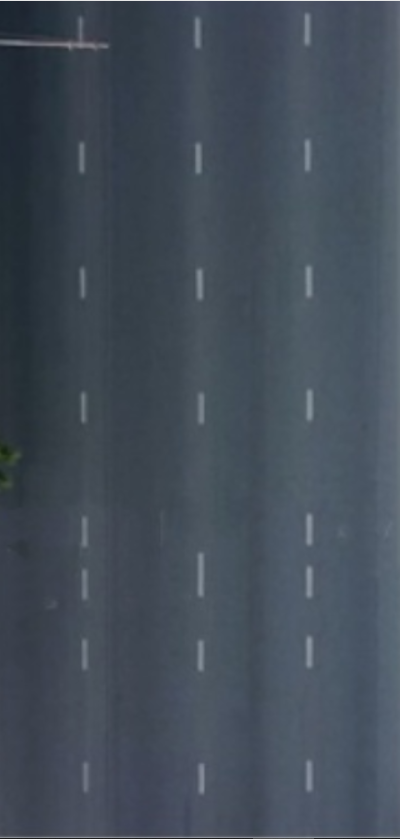
#> input picture mini project/images/f0.png, 400 x 839 px, found by its file name
$ python upgraded.py
#> lines starting #> are read from the running program, lines starting #| are printed output that depends on the picture; after the words box and inside, x2 and y2 are one past the last pixel; in counts of white or black regions, pixels touching at a corner belong together; long printed decimals are rounded
import cv2
import numpy as np
a=cv2.imread("f0.png",cv2.IMREAD_GRAYSCALE)
#> a: shape (839, 400); min 27, max 231, mean 75.1
a=cv2.GaussianBlur(a,(5,5),0)
b=cv2.imread("f9.png",cv2.IMREAD_GRAYSCALE)
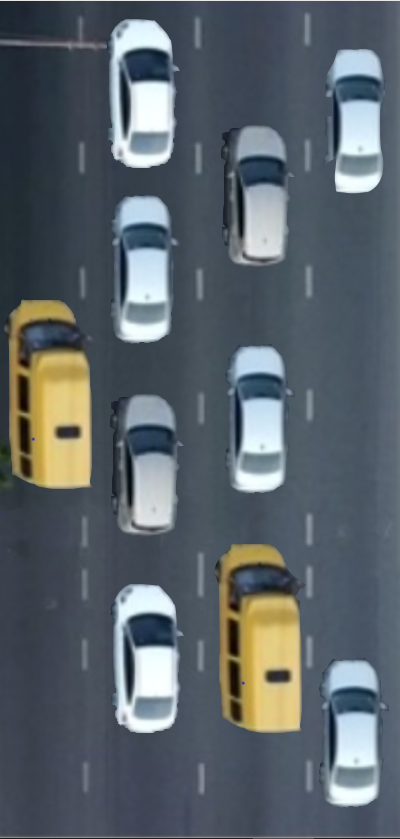
#> input picture mini project/images/f9.png, 400 x 839 px, found by its file name
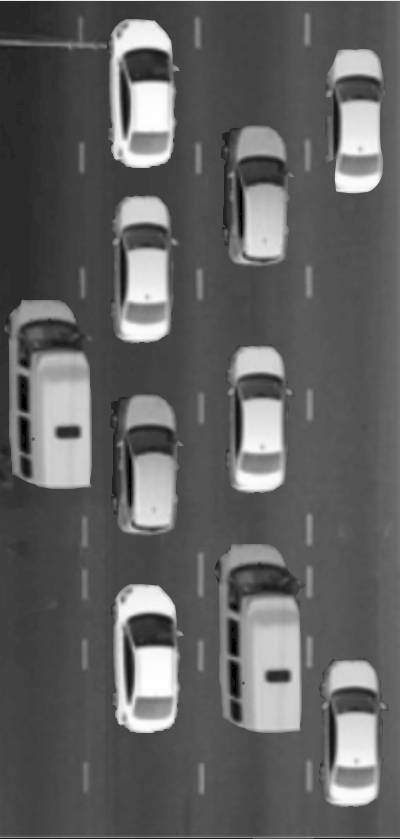
#> b: shape (839, 400); min 0, max 254, mean 97.8
b=cv2.GaussianBlur(b,(5,5),0)


c=cv2.absdiff(a,b)
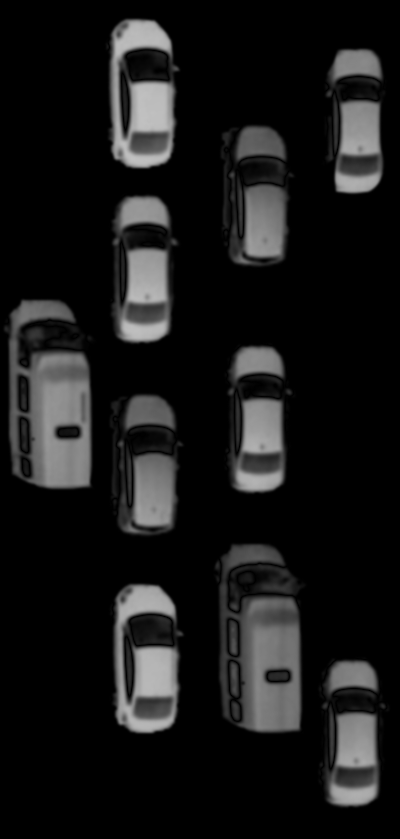
#> c: shape (839, 400); min 0, max 193, mean 24.7
_, c=cv2.threshold(c, 55,255, cv2.THRESH_BINARY)
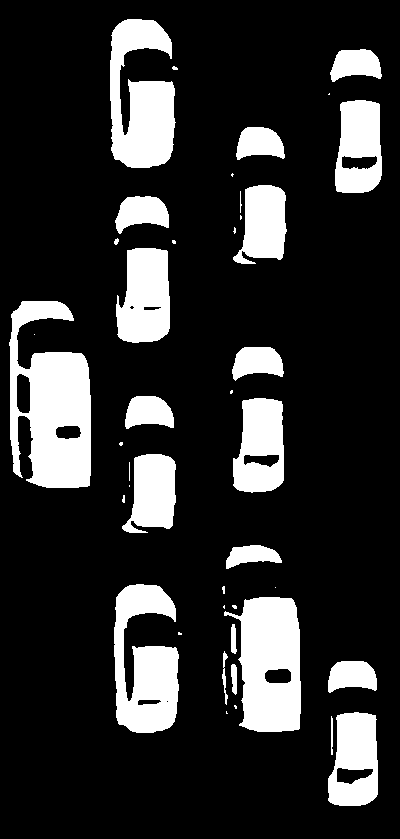
#> c: shape (839, 400); 18.1% white; 42 white regions (19 under 20 px), largest, box (x1, y1, x2, y2) and area: (9, 301, 91, 488) 10090, (224, 597, 301, 732) 7375, (110, 19, 176, 168) 6765


n_white_pix=np.sum(c==255)
#> n_white_pix = 60824
n_black_pix=np.sum(c==0)
#> n_black_pix = 274776

print(n_white_pix)
#| 60824
print(n_black_pix)
#| 274776
print(n_white_pix/n_black_pix)
#| 0.2214
cv2.imshow("a",a)
cv2.imshow("b",b)
cv2.imshow("c",c)
